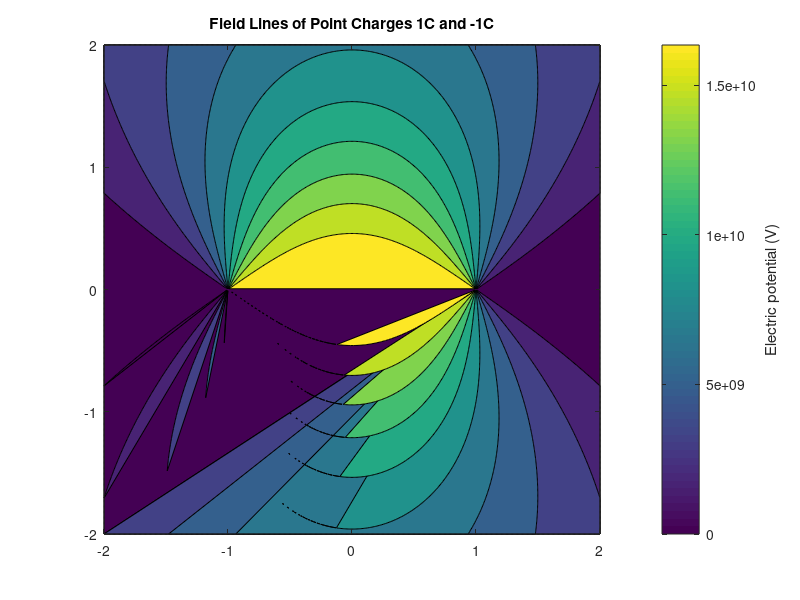

This figure's MATLAB source:
clc;clear all;
k = 8.987E9; 
p = [1,0; -1,0]; % location of points
Q = [1; -1]; % 1 and -1 Coulomb charge
t=0.01;
[X,Y] = meshgrid(-2:t:2);

V = zeros(size(X)); 
for ii = 1:numel(Q) 
    V = V + k * Q(ii) *(p(ii,1)-X)./ (((p(ii,1)-X).^2 + (p(ii,2)-Y).^2).^(1/2)); %calculate electric potential at points
end

contourf(X,Y,V)
hColorbar = colorbar;
ylabel(hColorbar,'Electric potential (V)')
title('Field Lines of Point Charges 1C and -1C')